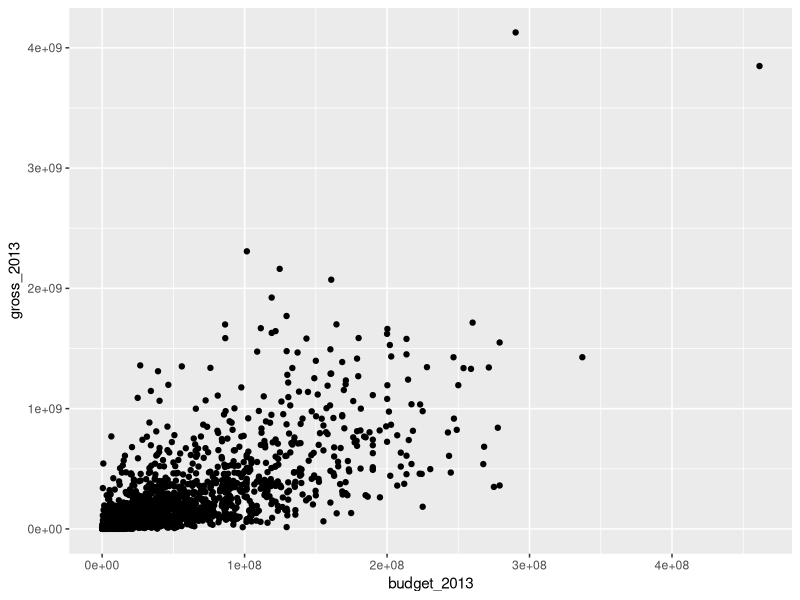
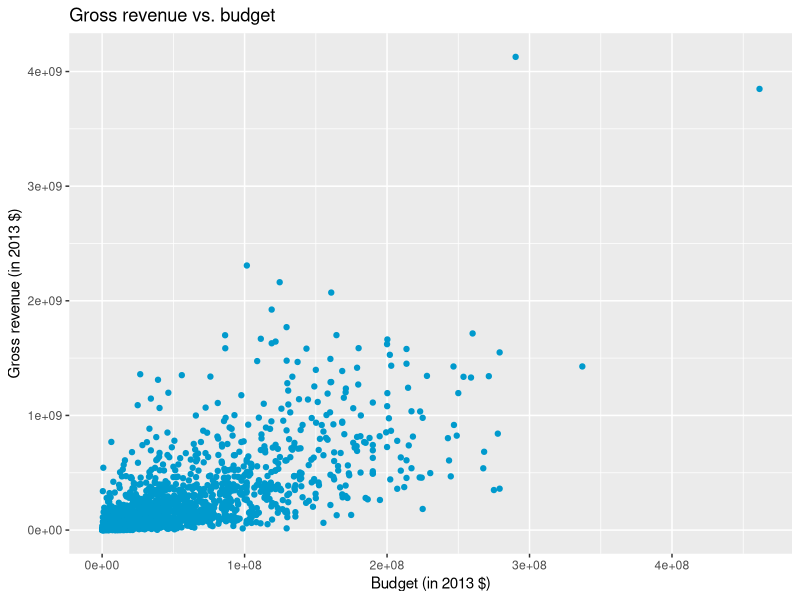
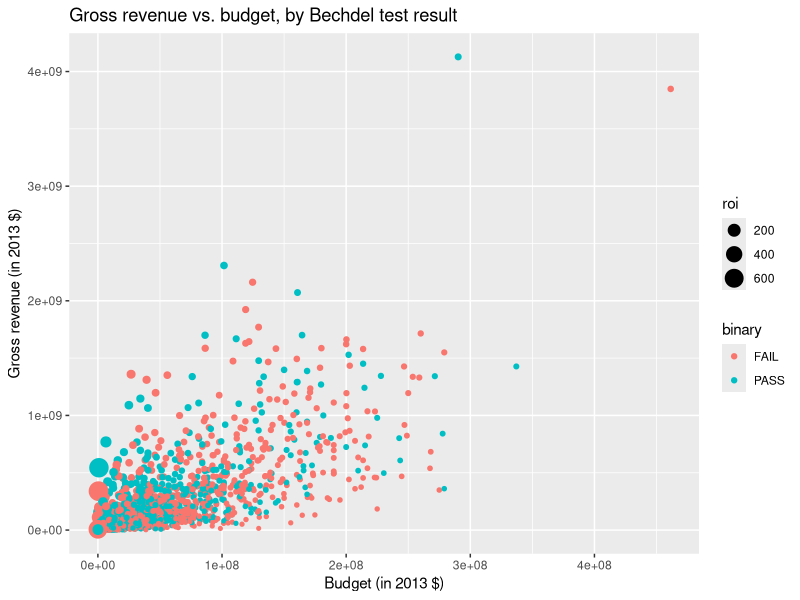
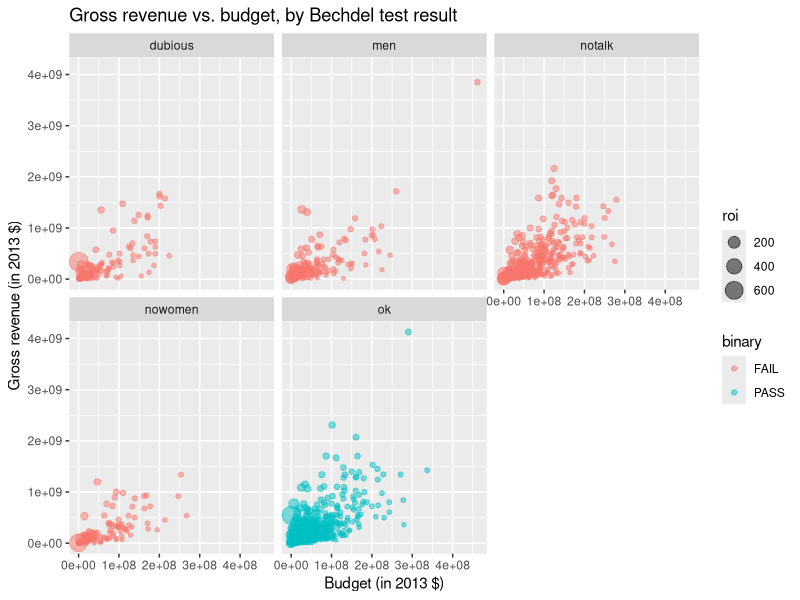

Write the R code that produced these figures, in order.
## ---- chunk 1

# example r-chunk

## ---- chunk 2
#| echo: false
bechdel <- read.csv("data/bechdel.csv") # put in R file to r chunks have data to use
## ---- chunk 3
#| label: load-packages
#| message: false
#| warning: false
library(tidyverse)
library(scales)
## ---- chunk 4
#| echo: false

library(tidyverse) # put in r file to r chunks have packages to use
library(scales)

## ---- chunk 5
#| echo: false
library(ggplot2)
ggplot(bechdel, 
       aes(x = budget_2013, y = gross_2013)) +
  geom_point()
## ---- chunk 6
#| label: plot-labels

ggplot(bechdel, 
       aes(x = budget_2013, y = gross_2013))+
  geom_point(color = "deepskyblue3") + 
  labs(
    x = "Budget (in 2013 $)", 
    y = "Gross revenue (in 2013 $)", 
    title = "Gross revenue vs. budget"
    )
## ---- chunk 7
#| label: plot-aes-color-solution

ggplot(bechdel, 
       aes(x = budget_2013, y = gross_2013,
           color = binary, size = roi)) +
  geom_point() + 
  labs(
    x = "Budget (in 2013 $)", 
    y = "Gross revenue (in 2013 $)", 
    title = "Gross revenue vs. budget, by Bechdel test result"
    )
## ---- chunk 8
#| label: plot-facet-wrap-sol

ggplot(bechdel, 
  aes(x = budget_2013, y = gross_2013,
    color = binary, size = roi)) +
  geom_point(alpha = 0.5) + 
  facet_wrap(~ clean_test) +
  labs(
    x = "Budget (in 2013 $)", 
    y = "Gross revenue (in 2013 $)", 
    title = "Gross revenue vs. budget, by Bechdel test result"
    )
